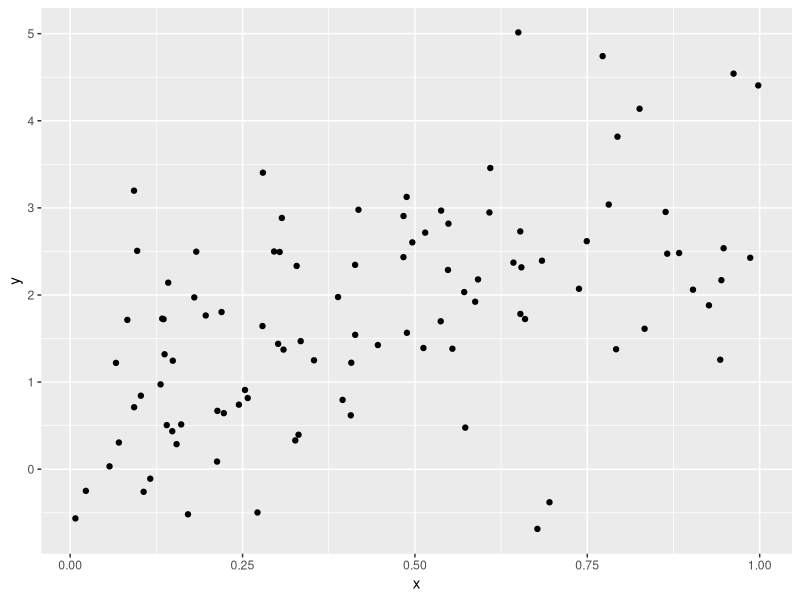

This figure's R source:
## ---- chunk 1
library(tidyverse)

plot_df =
  tibble(
    x = runif(100),
    y = 1 + 2 * x + rnorm(100)
  )

plot_df |>
  ggplot(aes(x = x, y = y)) +
  geom_point()
